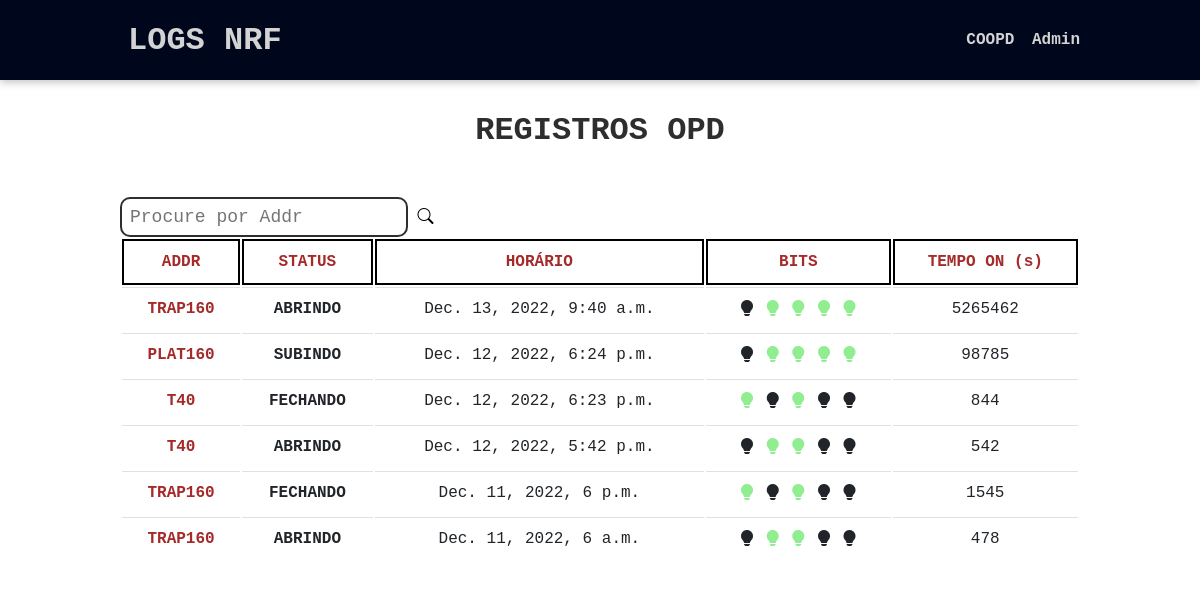
Before: / with the older database file.
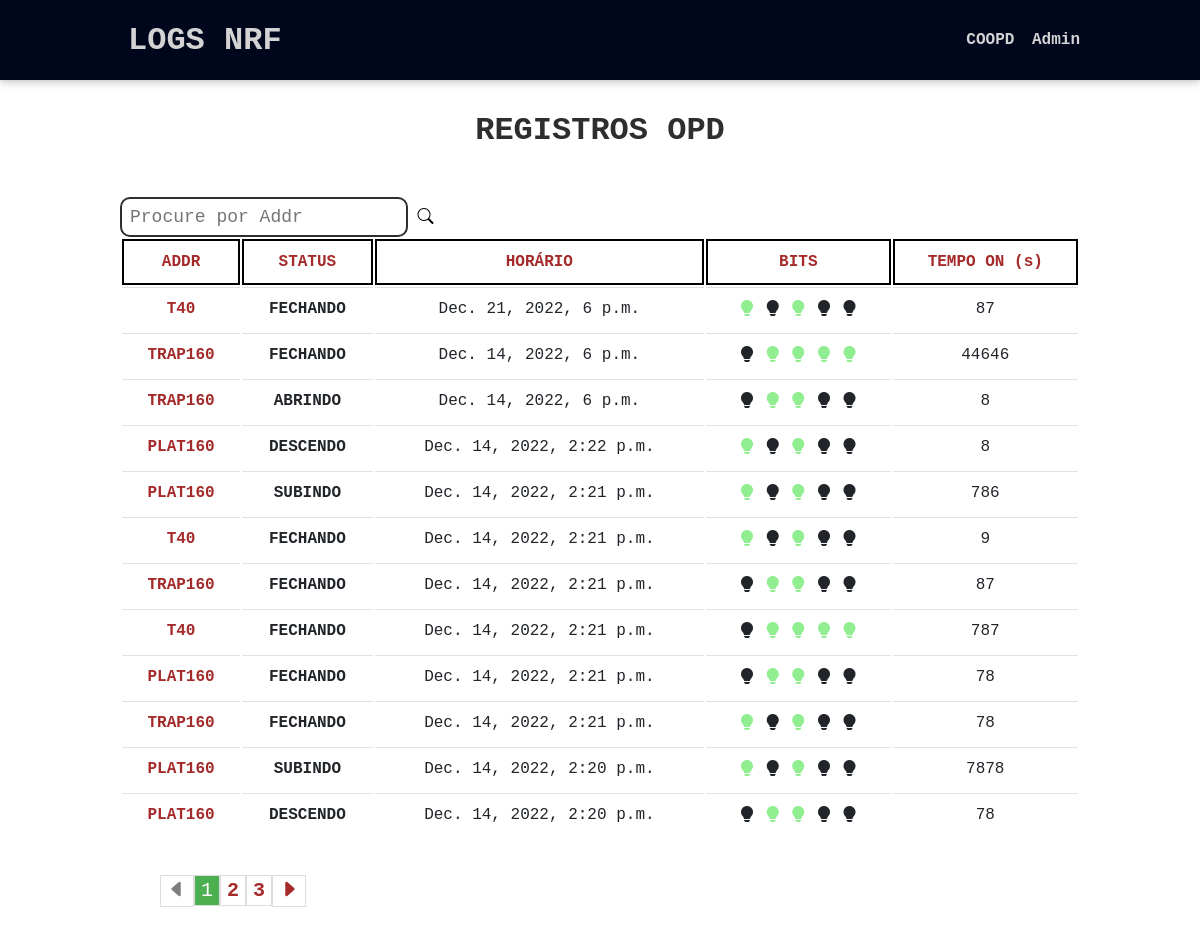
After: the same page with the newer database file.
### controle_opd/models.py (models this page shows, shortened)
class ReportModel(models.Model):
    addr = models.ForeignKey(DispModel, on_delete=models.CASCADE, related_name="reports")
    status = models.CharField(max_length=100)
    bits = models.CharField(max_length=50)
    horario = models.DateTimeField()
    timestamp = models.IntegerField()

class DispModel(models.Model):
    addr = models.CharField(max_length=100, unique=True)
    local = models.CharField(max_length=100)
    funcao = models.CharField(max_length=400)
    nome = models.CharField(max_length=100)
    def __str__(self):
        return self.addr

### controle_opd/views.py (the view)
# urls.py: path("", view=views.IndexView.as_view(), name="index"),
class IndexView(ListView):
    template_name = 'controle_opd/index.html'
    model = ReportModel
    ordering = ["-horario"]
    context_object_name = "records"
    paginate_by = 12
    def get_queryset(self):
        queryset = super().get_queryset()
        data = queryset
        return data

### controle_opd/templates/controle_opd/index.html (shortened to what this page needs)
{% extends 'base.html' %}
{% load static %}
{% block css_files %}
<link rel="stylesheet" href="{% static 'index.css' %}" />
<link rel="stylesheet" href="{% static 'records.css' %}"/>
{% endblock css_files %}
{% block content %}
<section id="registers">
    <h2>REGISTROS OPD</h2>
    <div class="table-responsive">
        <input type="text" id="search_addr" onkeyup="filter_func()" placeholder="Procure por Addr">
        <label for="search_addr"><i class="bi bi-search"></i></label>
        <table class="table" id="table_log">
            {% include "controle_opd/partials/table.html" %}
        </table>
    </div>
    {% include "controle_opd/partials/pagination.html" %}
</section>
{% endblock content %}

### controle_opd/templates/controle_opd/partials/table.html (shortened to what this page needs)
<thead style="color: brown;">
    <tr>
        <th>ADDR</th>
        <th>STATUS</th>
        <th>HORÁRIO</th>
        <th>BITS</th>
        <th>TEMPO ON (s)</th>
    </tr>
</thead>
<tbody>
    {% for rec in records %}
    <tr>
        <td><a href="{% url 'single-addr' rec.addr %}">{{ rec.addr }}</a></td>
        <td><b>{{ rec.status }}</b></td>
        <td>{{ rec.horario }}</td>
        <td>{% for bit in rec.bits %}
            {% if bit == '0' %}<i class="bi bi-lightbulb-fill"></i>
            {% elif bit == '1' %}<i class="bi bi-lightbulb-fill" style="color: lightgreen"></i>
            {% endif %}
            {% endfor %}</td>
        <td>{{ rec.timestamp }}</td>
    </tr>
    {% endfor %}
</tbody>

Changed rows visible on the page:
no longer on this page (row unchanged): ReportModel: addr "TRAP160", status "ABRINDO", horario "Dec. 13, 2022, 9:40 a.m.", bits "0 1 1 1 1" (drawn), timestamp "5265462"
no longer on this page (row unchanged): ReportModel: addr "PLAT160", status "SUBINDO", horario "Dec. 12, 2022, 6:24 p.m.", bits "0 1 1 1 1" (drawn), timestamp "98785"
no longer on this page (row unchanged): ReportModel: addr "T40", status "FECHANDO", horario "Dec. 12, 2022, 6:23 p.m.", bits "1 0 1 0 0" (drawn), timestamp "844"
no longer on this page (row unchanged): ReportModel: addr "T40", status "ABRINDO", horario "Dec. 12, 2022, 5:42 p.m.", bits "0 1 1 0 0" (drawn), timestamp "542"
no longer on this page (row unchanged): ReportModel: addr "TRAP160", status "FECHANDO", horario "Dec. 11, 2022, 6 p.m.", bits "1 0 1 0 0" (drawn), timestamp "1545"
no longer on this page (row unchanged): ReportModel: addr "TRAP160", status "ABRINDO", horario "Dec. 11, 2022, 6 a.m.", bits "0 1 1 0 0" (drawn), timestamp "478"
added ReportModel: addr "T40", status "FECHANDO", horario "Dec. 21, 2022, 6 p.m.", bits "1 0 1 0 0" (drawn), timestamp "87"
added ReportModel: addr "TRAP160", status "FECHANDO", horario "Dec. 14, 2022, 6 p.m.", bits "0 1 1 1 1" (drawn), timestamp "44646"
added ReportModel: addr "TRAP160", status "ABRINDO", horario "Dec. 14, 2022, 6 p.m.", bits "0 1 1 0 0" (drawn), timestamp "8"
added ReportModel: addr "PLAT160", status "DESCENDO", horario "Dec. 14, 2022, 2:22 p.m.", bits "1 0 1 0 0" (drawn), timestamp "8"
added ReportModel: addr "PLAT160", status "SUBINDO", horario "Dec. 14, 2022, 2:21 p.m.", bits "1 0 1 0 0" (drawn), timestamp "786"
added ReportModel: addr "T40", status "FECHANDO", horario "Dec. 14, 2022, 2:21 p.m.", bits "1 0 1 0 0" (drawn), timestamp "9"
added ReportModel: addr "TRAP160", status "FECHANDO", horario "Dec. 14, 2022, 2:21 p.m.", bits "0 1 1 0 0" (drawn), timestamp "87"
added ReportModel: addr "T40", status "FECHANDO", horario "Dec. 14, 2022, 2:21 p.m.", bits "0 1 1 1 1" (drawn), timestamp "787"
added ReportModel: addr "PLAT160", status "FECHANDO", horario "Dec. 14, 2022, 2:21 p.m.", bits "0 1 1 0 0" (drawn), timestamp "78"
added ReportModel: addr "TRAP160", status "FECHANDO", horario "Dec. 14, 2022, 2:21 p.m.", bits "1 0 1 0 0" (drawn), timestamp "78"
added ReportModel: addr "PLAT160", status "SUBINDO", horario "Dec. 14, 2022, 2:20 p.m.", bits "1 0 1 0 0" (drawn), timestamp "7878"
added ReportModel: addr "PLAT160", status "DESCENDO", horario "Dec. 14, 2022, 2:20 p.m.", bits "0 1 1 0 0" (drawn), timestamp "78"
Other visible differences:
new list line: "1"
new list line: "2"
new list line: "3"
